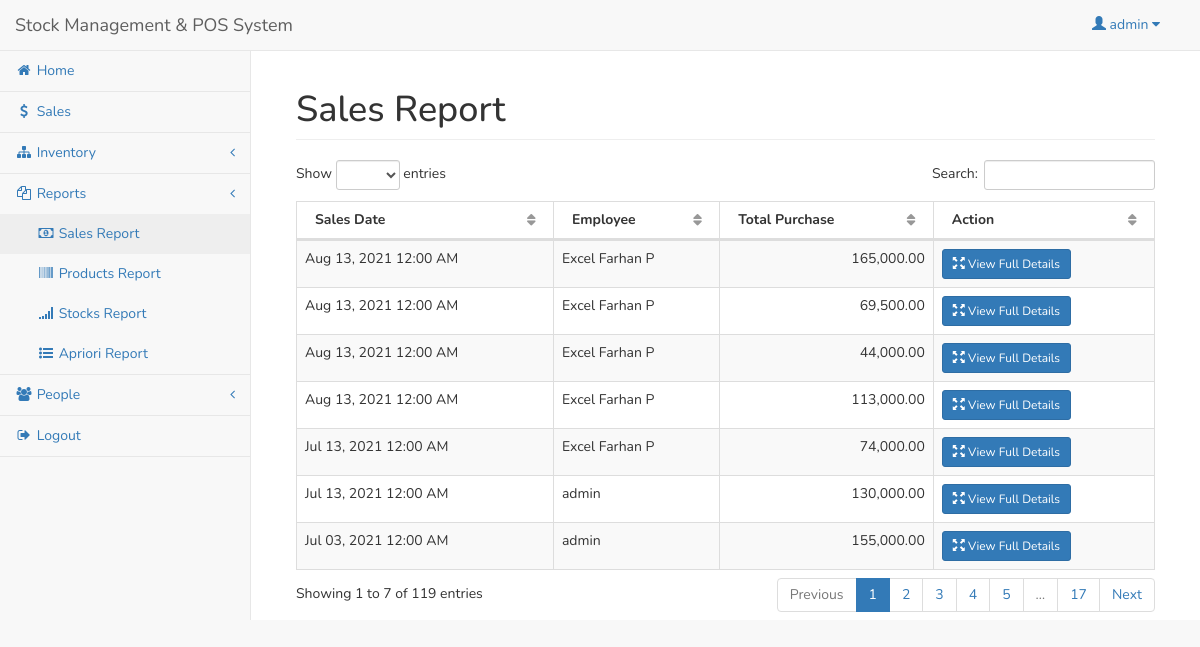
/admin/sales.php (signed in), run on an earlier commit of the app's database.
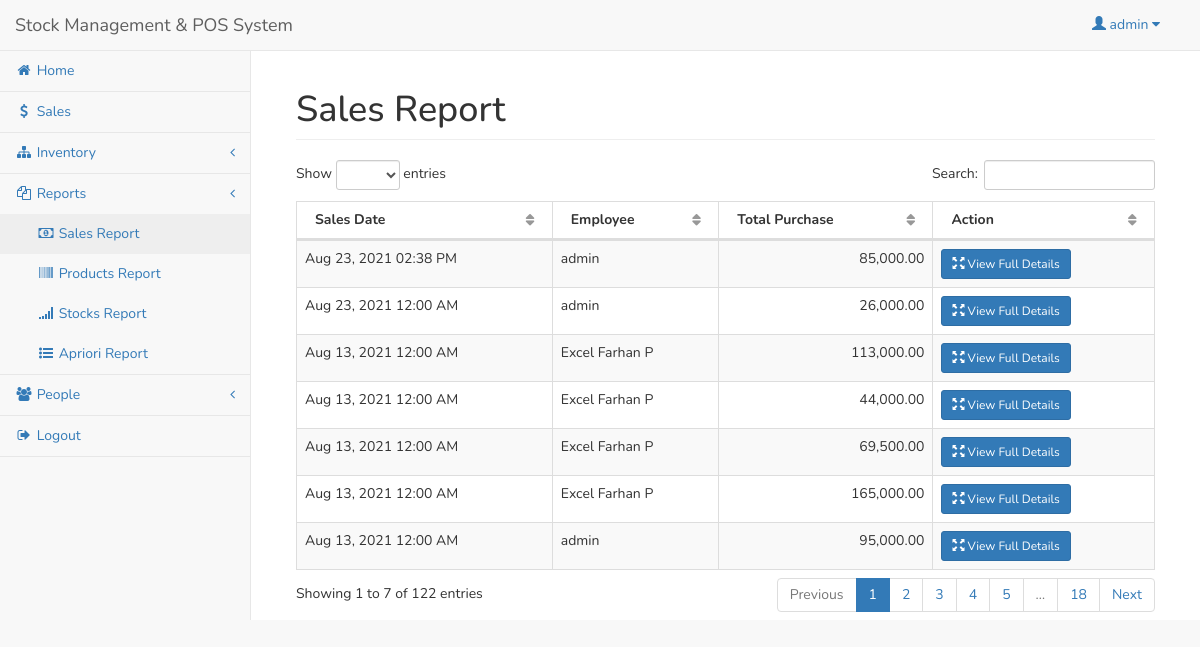
And on a later commit of the database.
### tables this page shows
CREATE TABLE `sales` (
  `salesid` int(11) NOT NULL,
  `userid` int(11) NOT NULL,
  `sales_total` double NOT NULL,
  `sales_date` datetime NOT NULL,
  `customer_name` varchar(250) NOT NULL
);

CREATE TABLE `employee` (
  `userid` int(11) NOT NULL,
  `employee_name` varchar(50) NOT NULL,
  `address` varchar(150) NOT NULL,
  `contact` varchar(50) NOT NULL
);

### admin/sales.php (the view, shortened to what this page needs)
<?php include('session.php'); ?>
<?php include('header.php'); ?>
<body>
<div id="wrapper">
<?php include('navbar.php'); ?>
<div style="height:50px;"></div>
<div id="page-wrapper">
<div class="container-fluid">
	<div class="row">
        <div class="col-lg-12">
            <h1 class="page-header">Sales Report</h1>
        </div>
    </div>
    <div class="row">
        <div class="col-lg-12">
            <table width="100%" class="table table-striped table-bordered table-hover" id="salesTable">
                <thead>
                    <tr>
                        <th>Sales Date</th>
						<th>Employee</th>
                        <th>Total Purchase</th>
						<th>Action</th>
                    </tr>
                </thead>
                <tbody>
				<?php
					$sq=mysqli_query($conn,"select * from sales left join employee on employee.userid=sales.userid order by sales_date desc");
					while($sqrow=mysqli_fetch_array($sq)){
					?>
						<tr>
							<td><?php echo date('M d, Y h:i A',strtotime($sqrow['sales_date'])); ?></td>
							<td><?php echo $sqrow['employee_name']; ?></td>
							<td align="right"><?php echo number_format($sqrow['sales_total'],2); ?></td>
							<td>
								<a href="#detail<?php echo $sqrow['salesid']; ?>" data-toggle="modal" class="btn btn-primary btn-sm"><span class="glyphicon glyphicon-fullscreen"></span> View Full Details</a>
							</td>
						</tr>
					<?php
					}
				?>
                </tbody>
            </table>
        </div>
    </div>
</div>
</div>
</div>
</body>
</html>

What changed in the data, as far as the page shows it:
no longer on this page (row edited): sales: sales_date "Jul 13, 2021 12:00 AM", employee.employee_name "Excel Farhan P", sales_total "74,000.00"
no longer on this page (row edited): sales: sales_date "Jul 13, 2021 12:00 AM", employee.employee_name "admin", sales_total "130,000.00"
no longer on this page (row edited): sales: sales_date "Jul 03, 2021 12:00 AM", employee.employee_name "admin", sales_total "155,000.00"
added sales: sales_date "Aug 23, 2021 02:38 PM", employee.employee_name "admin", sales_total "85,000.00"
added sales: sales_date "Aug 23, 2021 12:00 AM", employee.employee_name "admin", sales_total "26,000.00"
changed sales (number 3 of 7 on the later page): moves up the list
changed sales (number 4 of 7 on the later page): moves up the list
changed sales (number 5 of 7 on the later page): moves down the list
added sales: sales_date "Aug 13, 2021 12:00 AM", employee.employee_name "admin", sales_total "95,000.00"
Also different on the page:
text written by a page script: "Show entries Search: Showing 1 to 7 of 119 entries Previous 1 2 3 4 5 … 17 Next" → "Show entries Search: Showing 1 to 7 of 122 entries Previous 1 2 3 4 5 … 18 Next"
